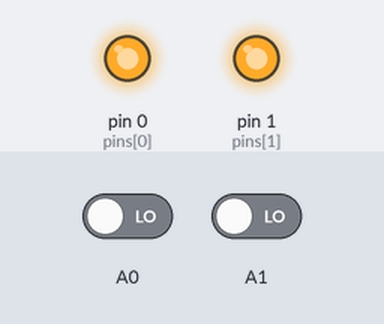
Bench run of a sketch on a simulated Arduino Uno, built with avr-gcc and run on an emulated ATmega328P. Shown: output pins drawn as LEDs (lit = HIGH). Inputs (shaded band) come from the test bench; at power-on: A0 LOW, A1 LOW.

Above: at 1.2 s.
1.3 s: A0 driven HIGH
At 2.5 s:
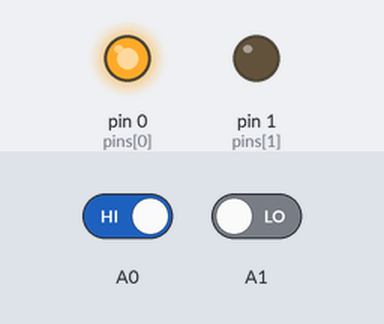
2.8 s: A1 driven HIGH
At 3.9 s:
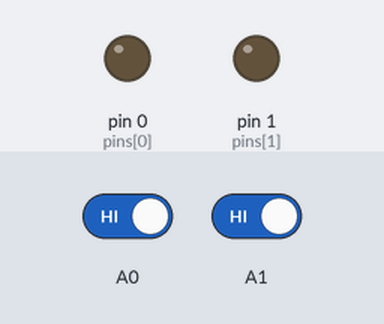
4.3 s: A0 driven LOW
At 5.0 s:
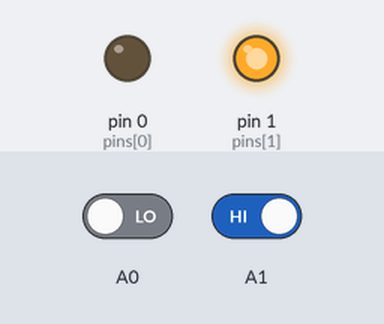
5.8 s: A1 driven LOW
At 6.1 s:
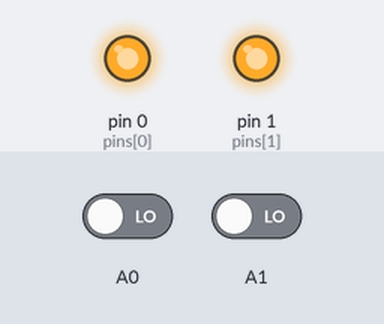
Timing chart, 0 to 8.3 s (numbered marks = the images above; inputs shaded):
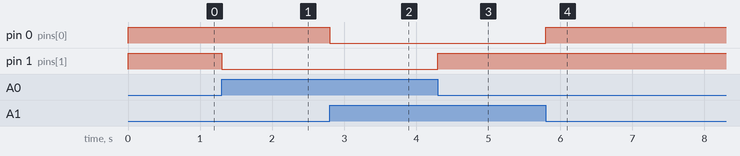

Measured:
- after the input at 1.3 s, pin 1 (pins[1]): HIGH → LOW at once
- after the input at 2.8 s, pin 0 (pins[0]): HIGH → LOW at once
- after the input at 4.3 s, pin 1 (pins[1]): LOW → HIGH at once
- after the input at 5.8 s, pin 0 (pins[0]): LOW → HIGH at once

The sketch:

arduino_firmware.ino
```cpp
const int PINS_SIZE = 2;
int pins[PINS_SIZE] = {0, 1};

void setup()
{
    for (int i = 0; i < PINS_SIZE; i++)
    {
        pinMode(pins[i], OUTPUT);
    }

    pinMode(A0, INPUT);
    pinMode(A1, INPUT);
}

void loop()
{

    int read0 = digitalRead(A0);
    int read1 = digitalRead(A1);

    if (read0 && read1)
    {
        digitalWrite(0, LOW);
        digitalWrite(1, LOW);
        delay(1);
    }

    if (read0 && !read1)
    {
        digitalWrite(0, HIGH);
        digitalWrite(1, LOW);
        delay(1);
    }

    if (read1 && !read0)
    {
        digitalWrite(0, LOW);
        digitalWrite(1, HIGH);
        delay(1);
    }

    if (!read0 && !read1)
    {
        digitalWrite(0, HIGH);
        digitalWrite(1, HIGH);
        delay(1);
    }
}
```
